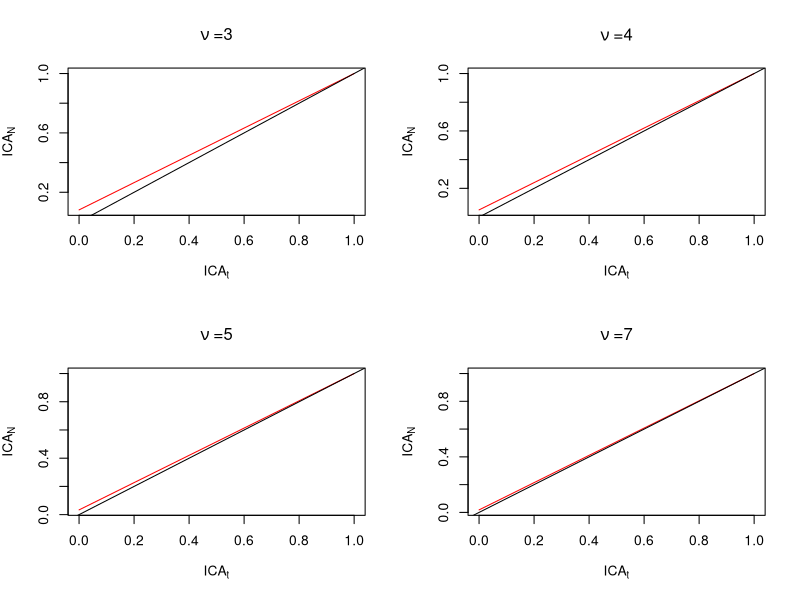

Recreate this plot in R.
##paper figure 2

install.packages("pracma")
library(pracma) ##for psi function

zeta_fun <- function(nu) 2*log( (gamma(nu/2)*gamma(1/2))/(sqrt(pi)*gamma( (1+nu)/2 ))*sqrt(nu/2))- (nu/2)*psi(nu/2)+(nu+1)*psi((1+nu)/2)- ((nu+2)/2)*psi((nu+2)/2)

##x=y line
x<- seq(0,1, by=0.01)
y<- seq(0,1, by=0.01)
reg<- lm(x ~y)


##\nu=3
nu<-3
zeta_fun(nu)

ICA_N3<- seq(0,1, by=0.2)
mut_n3<- -0.5*log(1-ICA_N3)
mut_t3<- mut_n3+ zeta_fun(nu)
ICA_t3<- 1-exp(-2*mut_t3)
##test
ICA_t3_2<- 1-exp(-2*mut_n3-2*zeta_fun(nu))

##\nu=4

nu<-4
ICA_N4<- seq(0,1, by=0.2)
mut_n4<- -0.5*log(1-ICA_N4)
mut_t4<- mut_n4+ zeta_fun(nu)
ICA_t4<- 1-exp(-2*mut_t4)
##test
ICA_t4_2<- 1-exp(-2*mut_n4-2*zeta_fun(nu))


##\nu=5

nu<-5
ICA_N5<- seq(0,1, by=0.2)
mut_n5<- -0.5*log(1-ICA_N5)
mut_t5<- mut_n5+ zeta_fun(nu)
ICA_t5<- 1-exp(-2*mut_t5)
##test
ICA_t5_2<- 1-exp(-2*mut_n5-2*zeta_fun(nu))

##\nu=7

nu<-7 
ICA_N7<- seq(0,1, by=0.2)
mut_n7<- -0.5*log(1-ICA_N7)
mut_t7<- mut_n7+ zeta_fun(nu)
ICA_t7<- 1-exp(-2*mut_t7)
##test
ICA_t7_2<- 1-exp(-2*mut_n7-2*zeta_fun(nu))


##plot
par(mfrow=c(2,2))

plot(ICA_N3, ICA_t3, type = "l", col="red", main=(expression(nu~"=3")), xlab = bquote(ICA[t]), ylab =( (bquote(ICA[N])))  )
abline(reg, col="black")

plot(ICA_N4, ICA_t4, type = "l", col="red", main=(expression(nu~"=4")), xlab = bquote(ICA[t]), ylab =( (bquote(ICA[N])))  )
abline(reg, col="black")

plot(ICA_N5, ICA_t5, type = "l", col="red", main=(expression(nu~"=5")), xlab = bquote(ICA[t]), ylab =( (bquote(ICA[N])))  )
abline(reg, col="black")

plot(ICA_N7, ICA_t7, type = "l", col="red", main=(expression(nu~"=7")), xlab = bquote(ICA[t]), ylab =( (bquote(ICA[N])))  )
abline(reg, col="black")


